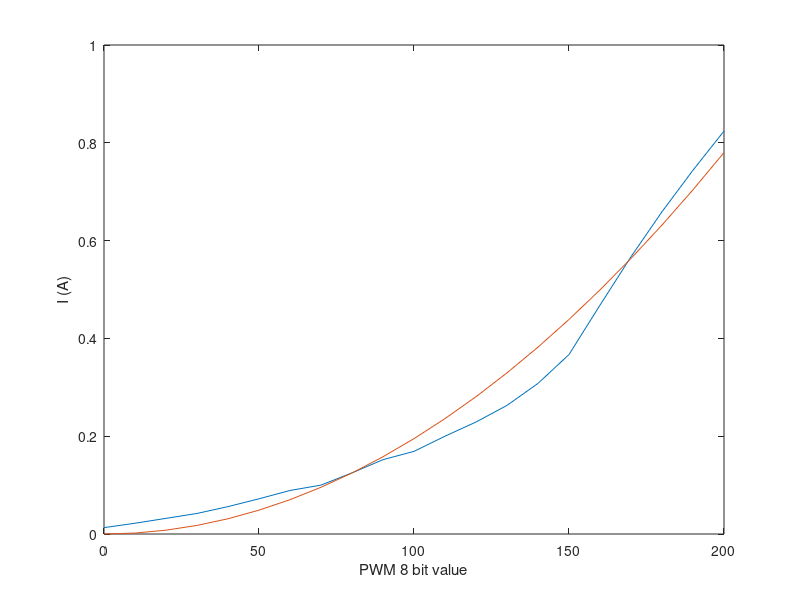

MATLAB code to generate this figure:
% currents
I = [13 22 32 42 56 72 89 100 125 152 169 200 229 263 308 367 468 567 659 744 824]*1e-3;
% 8 bit pwm value
Duty = 0:10:10*(numel(I)-1);

% assume a quadratic functoin
a = 0.0000195;
y = a*Duty.*Duty;

plot(Duty,I,Duty,y)
xlabel('PWM 8 bit value');
ylabel('I (A)')